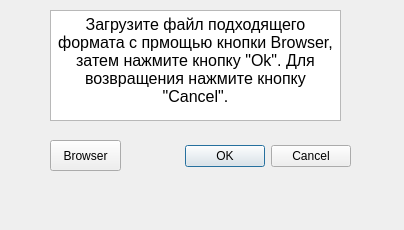
<?xml version="1.0" encoding="UTF-8"?>
<ui version="4.0">
 <class>Many_Faces</class>
 <widget class="QDialog" name="Many_Faces">
  <property name="geometry">
   <rect>
    <x>0</x>
    <y>0</y>
    <width>404</width>
    <height>230</height>
   </rect>
  </property>
  <property name="windowTitle">
   <string>Dialog</string>
  </property>
  <widget class="QDialogButtonBox" name="buttonBox">
   <property name="geometry">
    <rect>
     <x>180</x>
     <y>140</y>
     <width>171</width>
     <height>32</height>
    </rect>
   </property>
   <property name="orientation">
    <enum>Qt::Horizontal</enum>
   </property>
   <property name="standardButtons">
    <set>QDialogButtonBox::Cancel|QDialogButtonBox::Ok</set>
   </property>
  </widget>
  <widget class="QTextEdit" name="textEdit">
   <property name="geometry">
    <rect>
     <x>50</x>
     <y>10</y>
     <width>291</width>
     <height>111</height>
    </rect>
   </property>
   <property name="html">
    <string>&lt;!DOCTYPE HTML PUBLIC &quot;-//W3C//DTD HTML 4.0//EN&quot; &quot;http://www.w3.org/TR/REC-html40/strict.dtd&quot;&gt;
&lt;html&gt;&lt;head&gt;&lt;meta name=&quot;qrichtext&quot; content=&quot;1&quot; /&gt;&lt;style type=&quot;text/css&quot;&gt;
p, li { white-space: pre-wrap; }
&lt;/style&gt;&lt;/head&gt;&lt;body style=&quot; font-family:'MS Shell Dlg 2'; font-size:8.25pt; font-weight:400; font-style:normal;&quot;&gt;
&lt;p align=&quot;center&quot; style=&quot; margin-top:0px; margin-bottom:0px; margin-left:0px; margin-right:0px; -qt-block-indent:0; text-indent:0px;&quot;&gt;&lt;span style=&quot; font-size:12pt;&quot;&gt;Загрузите файл подходящего формата с прмощью кнопки Browser, затем нажмите кнопку &amp;quot;Ok&amp;quot;. Для возвращения нажмите кнопку &amp;quot;Cancel&amp;quot;.&lt;/span&gt;&lt;/p&gt;&lt;/body&gt;&lt;/html&gt;</string>
   </property>
  </widget>
  <widget class="QToolButton" name="toolButton">
   <property name="geometry">
    <rect>
     <x>50</x>
     <y>140</y>
     <width>71</width>
     <height>31</height>
    </rect>
   </property>
   <property name="text">
    <string>Browser</string>
   </property>
  </widget>
 </widget>
 <resources/>
 <connections>
  <connection>
   <sender>buttonBox</sender>
   <signal>accepted()</signal>
   <receiver>Many_Faces</receiver>
   <slot>accept()</slot>
   <hints>
    <hint type="sourcelabel">
     <x>248</x>
     <y>254</y>
    </hint>
    <hint type="destinationlabel">
     <x>157</x>
     <y>274</y>
    </hint>
   </hints>
  </connection>
  <connection>
   <sender>buttonBox</sender>
   <signal>rejected()</signal>
   <receiver>Many_Faces</receiver>
   <slot>reject()</slot>
   <hints>
    <hint type="sourcelabel">
     <x>316</x>
     <y>260</y>
    </hint>
    <hint type="destinationlabel">
     <x>286</x>
     <y>274</y>
    </hint>
   </hints>
  </connection>
 </connections>
</ui>
